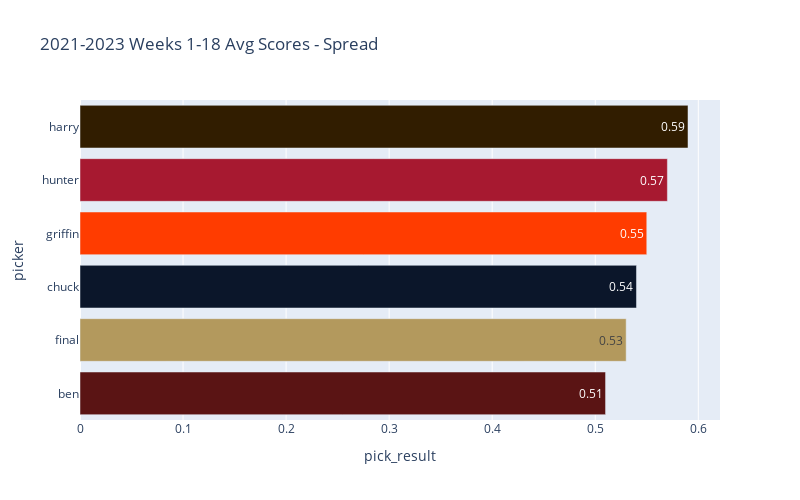

Here is the notebook cell this chart was saved with:
### Code cell
homers.plot_scores(df, 'spread_pick', agg_sum=False)

### Figure 1 — Plotly figure (JSON) as saved in the notebook; plotly's stock layout.template omitted (floating-point values rounded to 4 significant figures)
{"data": [{"alignmentgroup": "True", "hovertemplate": "picker=%{y}<br>pick_result=%{x}<extra></extra>", "legendgroup": "harry", "marker": {"color": "#311D00", "pattern": {"shape": ""}}, "name": "harry", "offsetgroup": "harry", "orientation": "h", "showlegend": false, "textposition": "auto", "texttemplate": "%{x}", "type": "bar", "x": [0.59], "xaxis": "x", "y": ["harry"], "yaxis": "y"}, {"alignmentgroup": "True", "hovertemplate": "picker=%{y}<br>pick_result=%{x}<extra></extra>", "legendgroup": "hunter", "marker": {"color": "#A71930", "pattern": {"shape": ""}}, "name": "hunter", "offsetgroup": "hunter", "orientation": "h", "showlegend": false, "textposition": "auto", "texttemplate": "%{x}", "type": "bar", "x": [0.57], "xaxis": "x", "y": ["hunter"], "yaxis": "y"}, {"alignmentgroup": "True", "hovertemplate": "picker=%{y}<br>pick_result=%{x}<extra></extra>", "legendgroup": "griffin", "marker": {"color": "#FF3C00", "pattern": {"shape": ""}}, "name": "griffin", "offsetgroup": "griffin", "orientation": "h", "showlegend": false, "textposition": "auto", "texttemplate": "%{x}", "type": "bar", "x": [0.55], "xaxis": "x", "y": ["griffin"], "yaxis": "y"}, {"alignmentgroup": "True", "hovertemplate": "picker=%{y}<br>pick_result=%{x}<extra></extra>", "legendgroup": "chuck", "marker": {"color": "#0B162A", "pattern": {"shape": ""}}, "name": "chuck", "offsetgroup": "chuck", "orientation": "h", "showlegend": false, "textposition": "auto", "texttemplate": "%{x}", "type": "bar", "x": [0.54], "xaxis": "x", "y": ["chuck"], "yaxis": "y"}, {"alignmentgroup": "True", "hovertemplate": "picker=%{y}<br>pick_result=%{x}<extra></extra>", "legendgroup": "final", "marker": {"color": "#B3995D", "pattern": {"shape": ""}}, "name": "final", "offsetgroup": "final", "orientation": "h", "showlegend": false, "textposition": "auto", "texttemplate": "%{x}", "type": "bar", "x": [0.53], "xaxis": "x", "y": ["final"], "yaxis": "y"}, {"alignmentgroup": "True", "hovertemplate": "picker=%{y}<br>pick_result=%{x}<extra></extra>", "legendgroup": "ben", "marker": {"color": "#5A1414", "pattern": {"shape": ""}}, "name": "ben", "offsetgroup": "ben", "orientation": "h", "showlegend": false, "textposition": "auto", "texttemplate": "%{x}", "type": "bar", "x": [0.51], "xaxis": "x", "y": ["ben"], "yaxis": "y"}], "layout": {"barmode": "relative", "height": 500, "legend": {"title": {"text": "picker"}, "tracegroupgap": 0}, "title": {"text": "2021-2023 Weeks 1-18 Avg Scores - Spread"}, "width": 800, "xaxis": {"anchor": "y", "domain": [0, 1], "title": {"text": "pick_result"}}, "yaxis": {"anchor": "x", "categoryarray": ["ben", "final", "chuck", "griffin", "hunter", "harry"], "categoryorder": "array", "domain": [0, 1], "title": {"text": "picker"}}}}
